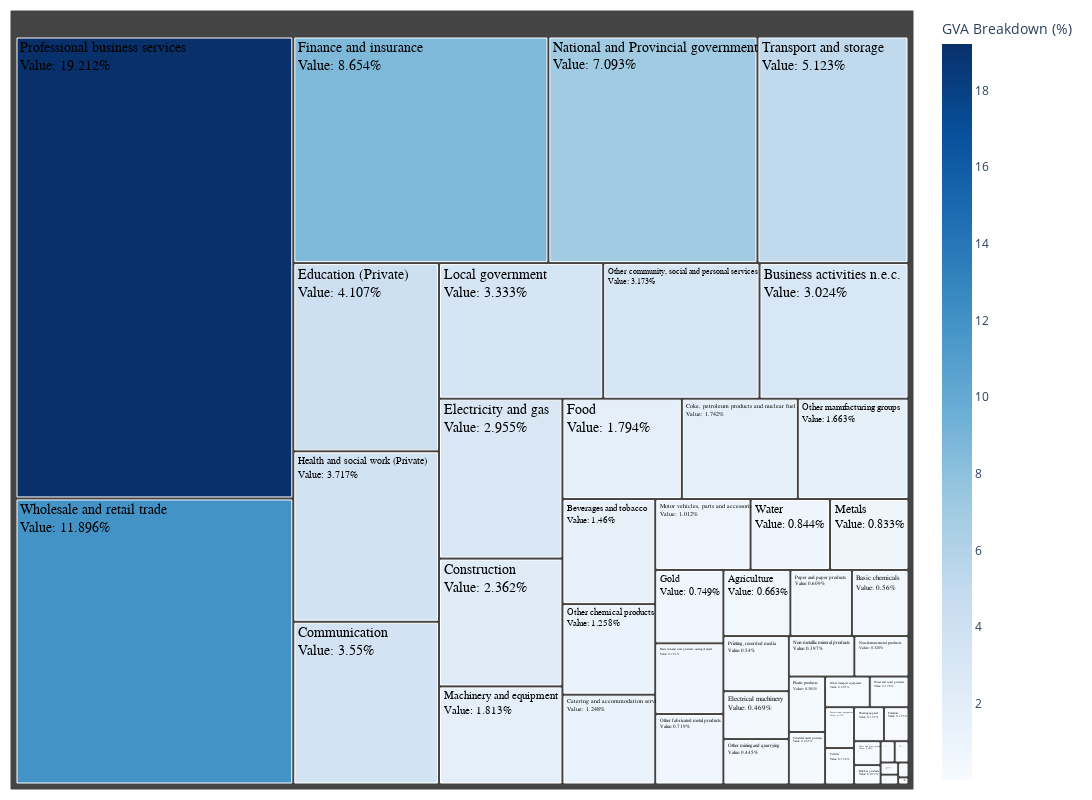

Notebook code for this chart:
### Code cell
fig = px.treemap(gautengDF, values='gva_breakdown', path=['Industry'],
                 height=800, width=1200,
                 color='gva_breakdown',
                 color_continuous_scale='Blues')
fig.data[0].textinfo = 'label+value'
fig.data[0].texttemplate = '%{label}<br>Value: %{value}%<br>'
fig.update_traces(textfont = dict(color = 'black', size = 14, family = 'Arial'))
fig.update_coloraxes(colorbar_title_text = 'GVA Breakdown (%)')
fig.update_layout(margin = dict(t = 10, b = 10, r = 10, l = 10))

fig.show()

### Figure 1 — Plotly figure (JSON) as saved in the notebook; plotly's stock layout.template omitted (floating-point values rounded to 4 significant figures)
{"data": [{"branchvalues": "total", "customdata": [[0.663], [0.56], [0.721], [1.46], [3.024], [1.248], [0.044], [1.742], [3.55], [2.362], [4.107], [0.469], [2.955], [8.654], [0.023], [1.794], [0.011], [0.026], [0.125], [0.095], [0.749], [3.717], [0.032], [3.333], [1.813], [0.833], [1.012], [7.093], [0.328], [0.397], [1.258], [3.173], [0.719], [1.663], [0.445], [0.205], [0.609], [0.301], [0.54], [19.21], [0.177], [0.045], [0.077], [0.285], [0.158], [5.123], [0.844], [0.152], [11.9], [0.178]], "domain": {"x": [0, 1], "y": [0, 1]}, "hovertemplate": "labels=%{label}<br>gva_breakdown_sum=%{value}<br>parent=%{parent}<br>id=%{id}<br>gva_breakdown=%{color}<extra></extra>", "ids": ["Agriculture", "Basic chemicals", "Basic iron and steel products; casting of metal", "Beverages and tobacco", "Business activities n.e.c.", "Catering and accommodation services", "Coal", "Coke, petroleum products and nuclear fuel", "Communication", "Construction", "Education (Private)", "Electrical machinery", "Electricity and gas", "Finance and insurance", "Fishing", "Food", "Footwear", "Forestry", "Furniture", "Glass and glass products", "Gold", "Health and social work (Private)", "Leather and leather products", "Local government", "Machinery and equipment", "Metals", "Motor vehicles, parts and accessories", "National and Provincial government", "Non-ferrous metal products", "Non-metallic mineral products", "Other chemical products", "Other community, social and personal services", "Other fabricated metal products", "Other manufacturing groups", "Other mining and quarrying", "Other transport equipment", "Paper and paper products", "Plastic products", "Printing , recorded media", "Professional business services", "Professional equipment", "Radio, television and communication apparatus", "Rubber products", "Structural metal products", "Textiles", "Transport and storage", "Water", "Wearing apparel", "Wholesale and retail trade", "Wood and wood products"], "labels": ["Agriculture", "Basic chemicals", "Basic iron and steel products; casting of metal", "Beverages and tobacco", "Business activities n.e.c.", "Catering and accommodation services", "Coal", "Coke, petroleum products and nuclear fuel", "Communication", "Construction", "Education (Private)", "Electrical machinery", "Electricity and gas", "Finance and insurance", "Fishing", "Food", "Footwear", "Forestry", "Furniture", "Glass and glass products", "Gold", "Health and social work (Private)", "Leather and leather products", "Local government", "Machinery and equipment", "Metals", "Motor vehicles, parts and accessories", "National and Provincial government", "Non-ferrous metal products", "Non-metallic mineral products", "Other chemical products", "Other community, social and personal services", "Other fabricated metal products", "Other manufacturing groups", "Other mining and quarrying", "Other transport equipment", "Paper and paper products", "Plastic products", "Printing , recorded media", "Professional business services", "Professional equipment", "Radio, television and communication apparatus", "Rubber products", "Structural metal products", "Textiles", "Transport and storage", "Water", "Wearing apparel", "Wholesale and retail trade", "Wood and wood products"], "marker": {"coloraxis": "coloraxis", "colors": [0.663, 0.56, 0.721, 1.46, 3.024, 1.248, 0.044, 1.742, 3.55, 2.362, 4.107, 0.469, 2.955, 8.654, 0.023, 1.794, 0.011, 0.026, 0.125, 0.095, 0.749, 3.717, 0.032, 3.333, 1.813, 0.833, 1.012, 7.093, 0.328, 0.397, 1.258, 3.173, 0.719, 1.663, 0.445, 0.205, 0.609, 0.301, 0.54, 19.21, 0.177, 0.045, 0.077, 0.285, 0.158, 5.123, 0.844, 0.152, 11.9, 0.178]}, "name": "", "parents": ["", "", "", "", "", "", "", "", "", "", "", "", "", "", "", "", "", "", "", "", "", "", "", "", "", "", "", "", "", "", "", "", "", "", "", "", "", "", "", "", "", "", "", "", "", "", "", "", "", ""], "textfont": {"color": "black", "family": "Arial", "size": 14}, "textinfo": "label+value", "texttemplate": "%{label}<br>Value: %{value}%<br>", "type": "treemap", "values": [0.663, 0.56, 0.721, 1.46, 3.024, 1.248, 0.044, 1.742, 3.55, 2.362, 4.107, 0.469, 2.955, 8.654, 0.023, 1.794, 0.011, 0.026, 0.125, 0.095, 0.749, 3.717, 0.032, 3.333, 1.813, 0.833, 1.012, 7.093, 0.328, 0.397, 1.258, 3.173, 0.719, 1.663, 0.445, 0.205, 0.609, 0.301, 0.54, 19.21, 0.177, 0.045, 0.077, 0.285, 0.158, 5.123, 0.844, 0.152, 11.9, 0.178]}], "layout": {"coloraxis": {"colorbar": {"title": {"text": "GVA Breakdown (%)"}}, "colorscale": [[0, "rgb(247,251,255)"], [0.125, "rgb(222,235,247)"], [0.25, "rgb(198,219,239)"], [0.375, "rgb(158,202,225)"], [0.5, "rgb(107,174,214)"], [0.625, "rgb(66,146,198)"], [0.75, "rgb(33,113,181)"], [0.875, "rgb(8,81,156)"], [1, "rgb(8,48,107)"]]}, "height": 800, "legend": {"tracegroupgap": 0}, "margin": {"b": 10, "l": 10, "r": 10, "t": 10}, "width": 1200}}
